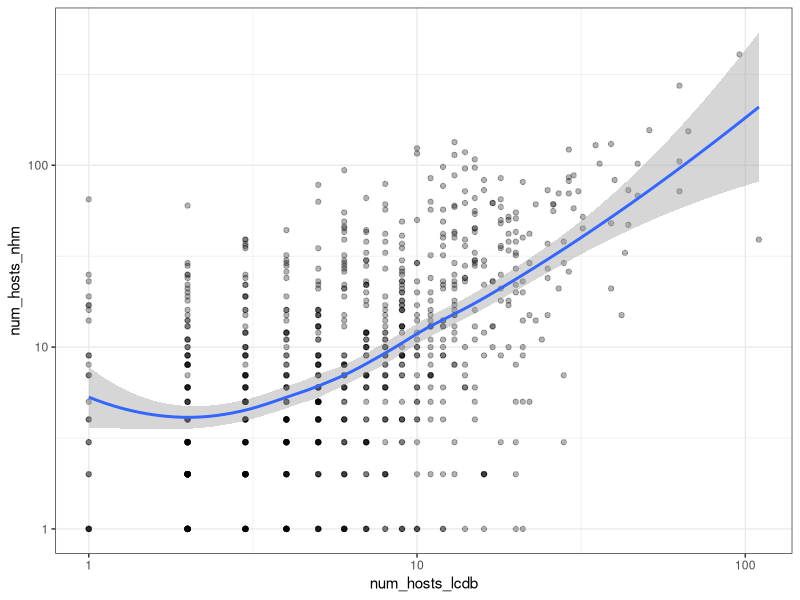
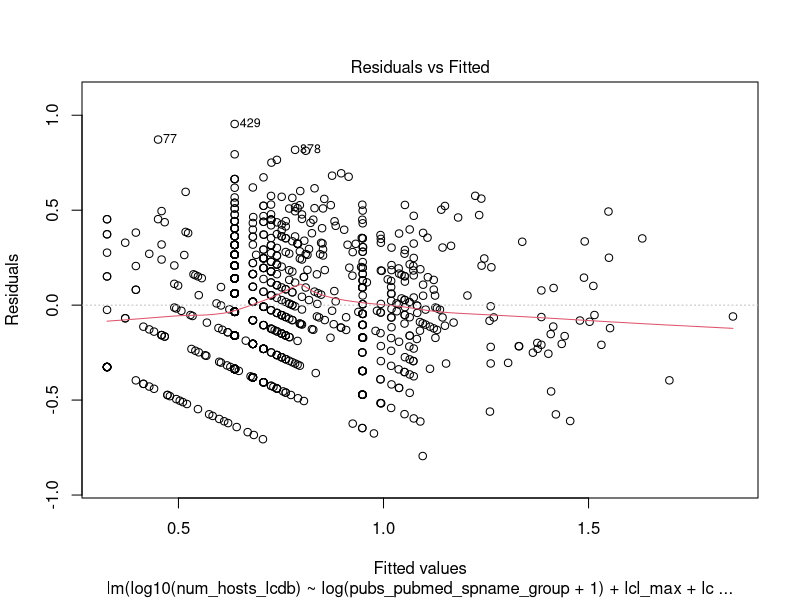
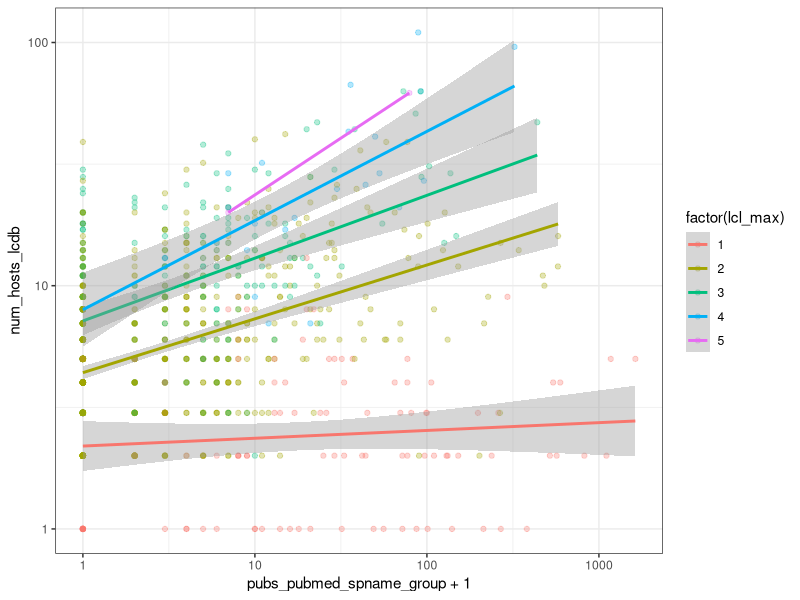
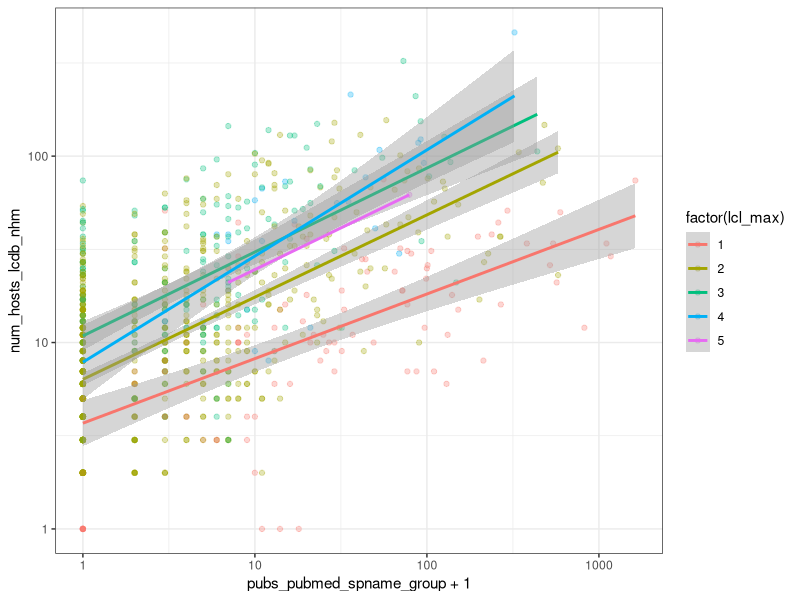
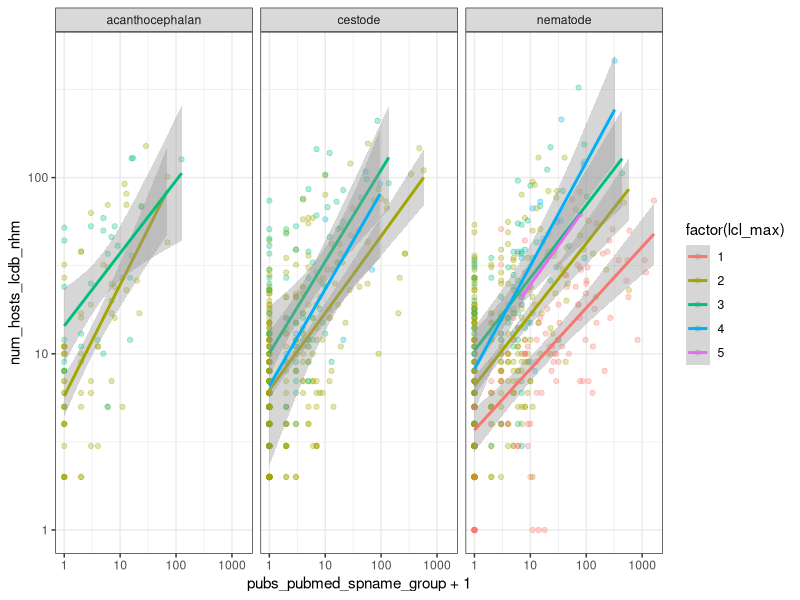

These figures' R source, in order:
## ---- chunk 1
library(ggplot2)
library(dplyr)
library(tidyr)
# library(helminthR)
knitr::opts_chunk$set(echo = FALSE, warning = FALSE, message = FALSE)
options(stringsAsFactors = FALSE)
theme_set(new = theme_bw())
## ---- chunk 2
dat_host <- read.csv(file = "../../data/CLC_database_hosts.csv", header = TRUE)
dat_nhm <- read.csv(file = "../../data/NHM_db_hosts.csv", header = TRUE)
dat_study <- read.csv(file = "../../data/study_effort.csv")
dat_hsi <- read.csv(file = "../../data/taxonomic_dissimilarity_index_sp_level.csv")
dat_hosts_corrected <- read.csv(file = "../../data/host_names_corrected_valid.csv")
## ---- chunk 3
dat_study <- select(dat_study, Parasite.species, pubs_lcdb = n_lcdb, pubs_pubmed_spname = n_pubmed_spname, pubs_pubmed_spname_group = n_pubmed_spname_group)
## ---- chunk 4
# remove vague host records starting with parentheses or brackets
dat_nhm <- filter(dat_nhm, !grepl(pattern = "^\\(", Host))%>% 
  filter(!grepl(pattern = "^\\[", Host))%>%
  select(Parasite.species = Parasite, Host.species = Host)
dat_host <- filter(dat_host, !grepl(pattern = "^\\(", Host.species))%>% 
  filter(!grepl(pattern = "^\\[", Host.species))

# remove subgenera from host names
dat_nhm <- mutate(dat_nhm, Host.species = gsub(pattern = "\\(.*\\) ", replacement = "", Host.species))
dat_host <- mutate(dat_host, Host.species = gsub(pattern = "\\(.*\\) ", replacement = "", Host.species))
## ---- chunk 5
# manually correct some host records; things not found by GNR in first go
dat_nhm$Host.species[which(dat_nhm$Host.species == "Acitits macularia")] <- "Actitis macularius"
dat_nhm$Host.species[which(dat_nhm$Host.species == "Atelexia albiventris")] <- "Atelerix albiventris"
dat_nhm$Host.species[which(dat_nhm$Host.species == "Centophilus sp.")] <- "Ceuthophilus sp."
dat_nhm$Host.species[which(dat_nhm$Host.species == "Candonia ")] <- "Candona sp."
dat_nhm$Host.species[which(dat_nhm$Host.species == "Cincindella erudata")] <- "Cicindela erudata"
dat_nhm$Host.species[which(dat_nhm$Host.species == "Cincindella sexpunctata")] <- "Cicindela sexpunctata"
dat_nhm$Host.species[which(dat_nhm$Host.species == "Cincindella vigintigutta")] <- "Cicindela vigintigutta"
dat_nhm$Host.species[which(dat_nhm$Host.species == "Chelodina Iongicollis")] <- "Chelodina longicollis"
dat_nhm$Host.species[which(dat_nhm$Host.species == "Cionella Iubrica")] <- "Cionella lubrica"
dat_nhm$Host.species[which(dat_nhm$Host.species == "Coryphilla sp.")] <- "Coryphella sp."
dat_nhm$Host.species[which(dat_nhm$Host.species == "Cylindrojulus sp.")] <- "Cylindroiulus sp."
dat_nhm$Host.species[which(dat_nhm$Host.species == "Dusycion culpaeus")] <- "Lycalopex culpaeus"
dat_nhm$Host.species[which(dat_nhm$Host.species == "Dusycion griseus")] <- "Lycalopex griseus"
dat_nhm$Host.species[which(dat_nhm$Host.species == "Helodrillus ")] <- "Helodrilus"
dat_nhm$Host.species[which(dat_nhm$Host.species == "Lepidocirtus sp.")] <- "Lepidocyrtus sp."
dat_nhm$Host.species[which(dat_nhm$Host.species == "M?n???lephorus rubroniveus")] <- "Monopylephorus rubroniveus"
dat_nhm$Host.species[which(dat_nhm$Host.species == "Meleagridis gallopavo silvestris")] <- "Meleagris gallopavo"
dat_nhm$Host.species[which(dat_nhm$Host.species == "Ototylomysphyllotis phyllotis")] <- "Ototylomys phyllotis"
dat_nhm$Host.species[which(dat_nhm$Host.species == "Paracylopina sp.")] <- "Paracyclopina sp."
dat_nhm$Host.species[which(dat_nhm$Host.species == "Pleurdonte sagemon")] <- "Pleurodonte sagemon"
dat_nhm$Host.species[which(dat_nhm$Host.species == "Procyonis lotor")] <- "Procyon lotor"
dat_nhm$Host.species[which(dat_nhm$Host.species == "Tenebriodes nana")] <- "Tenebroides nana"
dat_nhm$Host.species[which(dat_nhm$Host.species == "Thryrissa hamiltoni")] <- "Thryssa hamiltonii"
dat_nhm$Host.species[which(dat_nhm$Host.species == "Thylacine cynocephalus")] <- "Thylacinus cynocephalus"
dat_nhm$Host.species[which(dat_nhm$Host.species == "Trichorythodes")] <- "Tricorythodes"
dat_nhm$Host.species[which(dat_nhm$Host.species == "Utorides striatus")] <- "Butorides striata"
dat_nhm$Host.species[which(dat_nhm$Host.species == "Exorbatula sp. cf. biundatus")] <- "Exoribatula sp."

dat_host$Host.species[which(dat_host$Host.species == "Acitits macularia")] <- "Actitis macularius"
dat_host$Host.species[which(dat_host$Host.species == "Atelexia albiventris")] <- "Atelerix albiventris"
dat_host$Host.species[which(dat_host$Host.species == "Centophilus sp.")] <- "Ceuthophilus sp."
dat_host$Host.species[which(dat_host$Host.species == "Candonia ")] <- "Candona sp."
dat_host$Host.species[which(dat_host$Host.species == "Cincindella erudata")] <- "Cicindela erudata"
dat_host$Host.species[which(dat_host$Host.species == "Cincindella sexpunctata")] <- "Cicindela sexpunctata"
dat_host$Host.species[which(dat_host$Host.species == "Cincindella vigintigutta")] <- "Cicindela vigintigutta"
dat_host$Host.species[which(dat_host$Host.species == "Chelodina Iongicollis")] <- "Chelodina longicollis"
dat_host$Host.species[which(dat_host$Host.species == "Cionella Iubrica")] <- "Cionella lubrica"
dat_host$Host.species[which(dat_host$Host.species == "Coryphilla sp.")] <- "Coryphella sp."
dat_host$Host.species[which(dat_host$Host.species == "Cylindrojulus sp.")] <- "Cylindroiulus sp."
dat_host$Host.species[which(dat_host$Host.species == "Dusycion culpaeus")] <- "Lycalopex culpaeus"
dat_host$Host.species[which(dat_host$Host.species == "Dusycion griseus")] <- "Lycalopex griseus"
dat_host$Host.species[which(dat_host$Host.species == "Helodrillus ")] <- "Helodrilus"
dat_host$Host.species[which(dat_host$Host.species == "Lepidocirtus sp.")] <- "Lepidocyrtus sp."
dat_host$Host.species[which(dat_host$Host.species == "M?n???lephorus rubroniveus")] <- "Monopylephorus rubroniveus"
dat_host$Host.species[which(dat_host$Host.species == "Meleagridis gallopavo silvestris")] <- "Meleagris gallopavo"
dat_host$Host.species[which(dat_host$Host.species == "Ototylomysphyllotis phyllotis")] <- "Ototylomys phyllotis"
dat_host$Host.species[which(dat_host$Host.species == "Paracylopina sp.")] <- "Paracyclopina sp."
dat_host$Host.species[which(dat_host$Host.species == "Pleurdonte sagemon")] <- "Pleurodonte sagemon"
dat_host$Host.species[which(dat_host$Host.species == "Procyonis lotor")] <- "Procyon lotor"
dat_host$Host.species[which(dat_host$Host.species == "Tenebriodes nana")] <- "Tenebroides nana"
dat_host$Host.species[which(dat_host$Host.species == "Thryrissa hamiltoni")] <- "Thryssa hamiltonii"
dat_host$Host.species[which(dat_host$Host.species == "Thylacine cynocephalus")] <- "Thylacinus cynocephalus"
dat_host$Host.species[which(dat_host$Host.species == "Trichorythodes")] <- "Tricorythodes"
dat_host$Host.species[which(dat_host$Host.species == "Utorides striatus")] <- "Butorides striata"
dat_host$Host.species[which(dat_host$Host.species == "Exorbatula sp. cf. biundatus")] <- "Exoribatula sp."
## ---- chunk 6
# replace all instances of spp. with sp.
dat_nhm <- mutate(dat_nhm, Host.species = gsub("spp\\.", "sp\\.", Host.species))
dat_host <- mutate(dat_host, Host.species = gsub("spp\\.", "sp\\.", Host.species))

# remove trailing white space in host names
dat_nhm <- mutate(dat_nhm, Host.species = gsub("\\s+$", "", Host.species)) 
dat_host <- mutate(dat_host, Host.species = gsub("\\s+$", "", Host.species)) 

# add 'sp.' to all instances of just genera given, e.g. 'Gammarus' is changed to 'Gammarus sp.'
dat_nhm <- mutate(dat_nhm, Host.species = if_else( !grepl(" ", Host.species), # if 1 word host name, add sp.
                                                             paste(Host.species, "sp."),
                                                             Host.species))
dat_host <- mutate(dat_host, Host.species = if_else( !grepl(" ", Host.species), # if 1 word host name, add sp.
                                                             paste(Host.species, "sp."),
                                                             Host.species))

# remove records that are hybrids
dat_nhm <- filter(dat_nhm, !grepl("hybrid$", Host.species))
dat_host <- filter(dat_host, !grepl("hybrid$", Host.species))
## ---- chunk 7
dat_nhm <- left_join(dat_nhm, select(dat_hosts_corrected, host_record_lcdb_nhm, best_host_name), by = c("Host.species" = "host_record_lcdb_nhm"))
dat_host <- left_join(dat_host, select(dat_hosts_corrected, host_record_lcdb_nhm, best_host_name), by = c("Host.species" = "host_record_lcdb_nhm"))
## ---- chunk 8
# # for other scripts, can use the files with updated names
# write.csv(dat_nhm, file = "../data/NHM_db_hosts_updated_names.csv", row.names = F)
# write.csv(dat_host, file = "../data/CLC_database_updated_names.csv", row.names = F)
## ---- chunk 9
# first run this for the lcdb dataset
dat_host <- mutate(dat_host, best_genus = substr(best_host_name, 1, regexpr(" ", best_host_name)-1)) # make genus var

rows_w_genussp <- which( grepl("sp\\.", dat_host$best_host_name)) # id rows to check


# loop through rows to check, find cases where there are congenerics with the Genus sp. row
rows_to_remove <- numeric()
for(i in rows_w_genussp){
  g_check <- dat_host[i, "best_genus"]
  mv <- dat_host[i,]
  ds <- filter(dat_host, Parasite.species == mv$Parasite.species)
  occ_of_genus <- sum(ds$best_genus == g_check, na.rm=T)
  
  if(occ_of_genus > 1) {
    # if more than one occurrence of genus, mark row for removal
    rows_to_remove <- c(rows_to_remove, i)
  }
}


dat_host <- dat_host[-rows_to_remove,] # remove them
## ---- chunk 10
# then for the nhm data
dat_nhm <- mutate(dat_nhm, best_genus = substr(best_host_name, 1, regexpr(" ", best_host_name)-1)) # make genus var

rows_w_genussp <- which( grepl("sp\\.", dat_nhm$best_host_name)) # id rows to check


# loop through rows to check, find cases where there are congenerics with the Genus sp. row
rows_to_remove <- numeric()
for(i in rows_w_genussp){
  g_check <- dat_nhm[i, "best_genus"]
  mv <- dat_nhm[i,]
  ds <- filter(dat_nhm, Parasite.species == mv$Parasite.species)
  occ_of_genus <- sum(ds$best_genus == g_check, na.rm=T)
  
  if(occ_of_genus > 1) {
    # if more than one occurrence of genus, mark row for removal
    rows_to_remove <- c(rows_to_remove, i)
  }
}


dat_nhm <- dat_nhm[-rows_to_remove,] # remove them
## ---- chunk 11
num_hosts <- filter(dat_host, !is.na(Host.species), !is.na(Host.common.name))%>%
  select(Parasite.species, best_host_name)%>%
  distinct()%>%
  group_by(Parasite.species)%>%
  summarize(num_hosts_lcdb = n())
## ---- chunk 12
num_hosts_nhm <- select(dat_nhm, Parasite.species, best_host_name)%>%
  distinct()%>%
  group_by(Parasite.species)%>%
  summarize(num_hosts_nhm = n())
## ---- chunk 13
dat_host_red <- filter(dat_host, !is.na(Host.species), !is.na(Host.common.name))%>%
  select(Parasite.species, Host.species, best_host_name)
dat_nhm_red <- select(dat_nhm, Parasite.species, Host.species, best_host_name)
## ---- chunk 14
# this writes a combined set of host records for dryad
dat_host_red2 <- dat_host_red
dat_nhm_red2 <- dat_nhm_red
dat_host_red2$source <- 'lcdb'
dat_nhm_red2$source <- 'nhm'
dat_lcdb_nhm2 <- bind_rows(dat_host_red2, dat_nhm_red2) # combine 
dat_lcdb_nhm2 <- arrange(dat_lcdb_nhm2, Parasite.species, best_host_name)
# write.csv(dat_lcdb_nhm2, file = "../../data/host_records_lcdb_nhm_combined.csv", row.names = F)
rm(dat_host_red2, dat_nhm_red2, dat_lcdb_nhm2)
## ---- chunk 15
# combine them
dat_lcdb_nhm <- bind_rows(dat_host_red, dat_nhm_red)%>%distinct() # using corrected instead of uncorrected host names elminates about 2000 unique host-parasite combos
## ---- chunk 16
# remove GENUS SP. cases in combined data
dat_lcdb_nhm <- mutate(dat_lcdb_nhm, best_genus = substr(best_host_name, 1, regexpr(" ", best_host_name)-1)) # make genus var

rows_w_genussp <- which( grepl("sp\\.", dat_lcdb_nhm$best_host_name)) # id rows to check


# loop through rows to check, find cases where there are congenerics with the Genus sp. row
rows_to_remove <- numeric()
for(i in rows_w_genussp){
  g_check <- dat_lcdb_nhm[i, "best_genus"]
  mv <- dat_lcdb_nhm[i,]
  ds <- filter(dat_lcdb_nhm, Parasite.species == mv$Parasite.species)
  occ_of_genus <- sum(ds$best_genus == g_check, na.rm=T)
  
  if(occ_of_genus > 1) {
    # if more than one occurrence of genus, mark row for removal
    rows_to_remove <- c(rows_to_remove, i)
  }
}


dat_lcdb_nhm <- dat_lcdb_nhm[-rows_to_remove,] # remove them
## ---- chunk 17
# calculate number of hosts for each parasite
num_hosts2 <- group_by(dat_lcdb_nhm, Parasite.species)%>%
  summarize(num_hosts_lcdb_nhm = n())
## ---- chunk 18
# which species names are in NHM, but not LCDB?
select(dat_nhm_red, Parasite.species)%>%
  distinct()%>%
  filter(!(Parasite.species %in% dat_host$Parasite.species))
## ---- chunk 19
# which are in lcdb, but not NHM
select(dat_host, Parasite.species)%>%
  distinct()%>%
  filter(!(Parasite.species %in% dat_nhm_red$Parasite.species))
## ---- chunk 20
num_hosts2 <- filter(num_hosts2, Parasite.species %in% dat_host$Parasite.species)
## ---- chunk 21
num_hosts <- left_join(num_hosts, num_hosts_nhm)
num_hosts <- left_join(num_hosts, num_hosts2)
## ---- chunk 22
ggplot(num_hosts, aes(x = num_hosts_lcdb, y = num_hosts_nhm)) + 
  geom_point(alpha = 0.3) + geom_smooth() +
  scale_x_log10() + scale_y_log10()
## ---- chunk 23
summary(lm(log10(num_hosts_lcdb) ~ log10(num_hosts_nhm), data = num_hosts))
## ---- chunk 24
lcl <- filter(dat_host, Facultative != 'postcyclic')%>%
  group_by(Parasite.species)%>%
  summarize(lcl_max = max(Host.no))

lcl2 <- filter(dat_host, Facultative == 'no')%>%
  select(Parasite.species, Host.no)%>%
  distinct()%>%
  group_by(Parasite.species)%>%
  summarize(lcl_min = n())
## ---- chunk 25
lcl <- left_join(lcl, lcl2)
dat_comb <- left_join(num_hosts, lcl)
## ---- chunk 26
dat_comb <- left_join(dat_comb, dat_study)
dat_comb <- left_join(dat_comb, dat_hsi)
rm(lcl, lcl2, num_hosts, num_hosts2)
## ---- chunk 27
round(cor(select(dat_comb, - Parasite.species), use = "complete.obs"),2)
## ---- chunk 28
write.csv(dat_comb, file = "../../data/spp_level_combined.csv", row.names = FALSE)
## ---- chunk 29
m0 <- lm(log10(num_hosts_lcdb) ~ log(pubs_pubmed_spname_group+1), data = dat_comb)
summary(m0)
## ---- chunk 30
m1max <- lm(log10(num_hosts_lcdb) ~ log(pubs_pubmed_spname_group+1) + lcl_max, data = dat_comb)
m1min <- lm(log10(num_hosts_lcdb) ~ log(pubs_pubmed_spname_group+1) + lcl_min, data = dat_comb)
summary(m1max)
summary(m1min)
## ---- chunk 31
m2 <- lm(log10(num_hosts_lcdb) ~ log(pubs_pubmed_spname_group+1) + lcl_max + lcl_min, data = dat_comb)
summary(m2)
## ---- chunk 32
plot(m2, 1)
## ---- chunk 33
ggplot(dat_comb, aes(x = pubs_pubmed_spname_group+1, y = num_hosts_lcdb, color = factor(lcl_max))) + 
  geom_point(alpha = 0.3) + geom_smooth(method = 'lm') +
  scale_y_log10() + scale_x_log10()
## ---- chunk 34
m0 <- lm(log10(num_hosts_lcdb_nhm) ~ log(pubs_pubmed_spname_group+1), data = dat_comb)
summary(m0)
## ---- chunk 35
m1max <- lm(log10(num_hosts_lcdb_nhm) ~ log(pubs_pubmed_spname_group+1) + lcl_max, data = dat_comb)
m1min <- lm(log10(num_hosts_lcdb_nhm) ~ log(pubs_pubmed_spname_group+1) + lcl_min, data = dat_comb)
summary(m1max)
summary(m1min)
## ---- chunk 36
m2 <- lm(log10(num_hosts_lcdb_nhm) ~ log(pubs_pubmed_spname_group+1) + lcl_max + lcl_min, data = dat_comb)
summary(m2)
## ---- chunk 37
ggplot(dat_comb, aes(x = pubs_pubmed_spname_group+1, y = num_hosts_lcdb_nhm, color = factor(lcl_max))) + 
  geom_point(alpha = 0.3) + geom_smooth(method = 'lm') +
  scale_y_log10() + scale_x_log10()
## ---- chunk 38
dat_comb <- left_join(dat_comb, select(dat_host, Parasite.species, Parasite.group)%>%distinct())
## ---- chunk 39
ggplot(dat_comb, aes(x = pubs_pubmed_spname_group+1, y = num_hosts_lcdb_nhm, color = factor(lcl_max))) + 
  geom_point(alpha = 0.3) + geom_smooth(method = 'lm') +
  scale_y_log10() + scale_x_log10() +
  facet_wrap(~Parasite.group)
